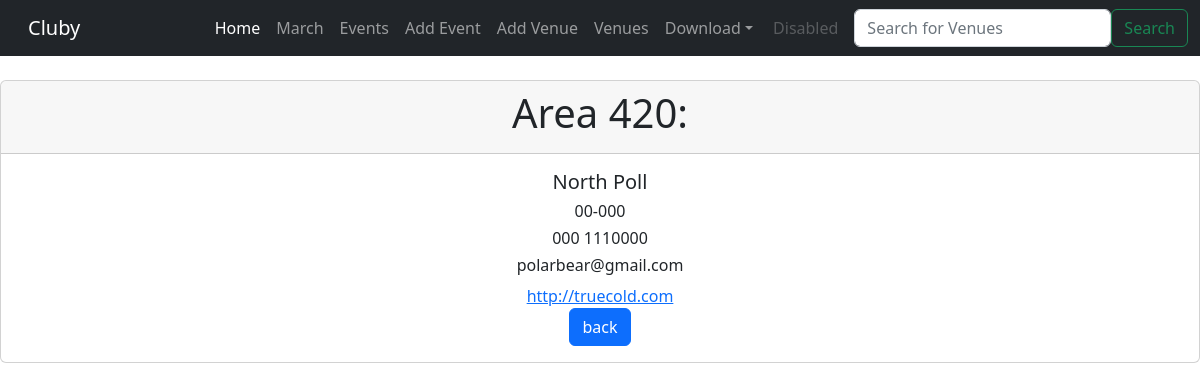
The app's page /show_venue/2 with its own data.
### events/models.py (models this page shows)
class Venue(models.Model):
    name = models.CharField('Venue Name', max_length = 120)
    address = models.CharField(max_length = 300)
    zip_code = models.CharField('Zip Code', max_length = 15)
    phone = models.CharField('Contact Phone', max_length = 25, blank=True)
    web = models.URLField('Website Address', blank=True)
    email_address = models.EmailField('Email Address', blank=True)
    def __str__(self):
        return self.name

### events/views.py (the view)
# urls.py: path('show_venue/<venue_id>', views.show_venue, name='show-venue'),
def show_venue(request, venue_id):
    venue = Venue.objects.get(pk=venue_id)
    return render(request, 'events/show_venue.html', {
        "venue": venue,
    })

### events/templates/events/show_venue.html
{% extends 'events/base.html' %}
{% block content %}
    <center>
    <div class="card">
        <div class="card-header">
            <h1>{{ venue }}:</h1>
        </div>
        <div class="card-body">
          <h5 class="card-title">{{ venue.address }}</h5>
          <h6 class="card-text">{{ venue.zip_code }}</h6>
          <h6 class="card-text"> {{ venue.phone }} </h6>
          <h6 class="card-text"> {{ venue.email_address }}</h6>
          <a href="{{ venue.web }}">{{ venue.web }}</a> <br>
          <a href="{% url 'list-venues' %}" class="btn btn-primary">back</a>
        </div>
      </div>
    </center>
{% endblock %}

### records on screen
Venue: name "Area 420", address "North Poll", zip_code "00-000", phone "000 1110000", email_address "polarbear@gmail.com", web "http://truecold.com"
